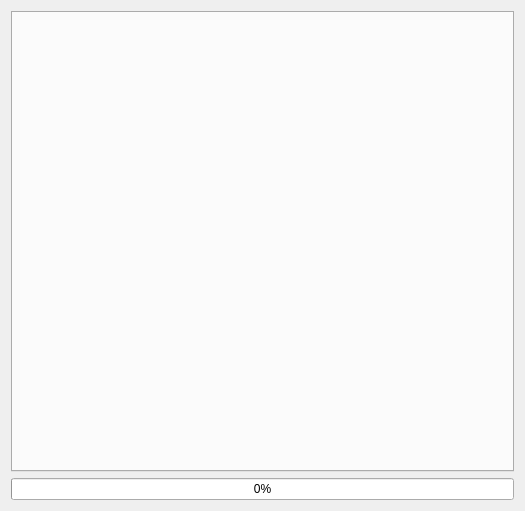
<?xml version="1.0" encoding="UTF-8"?>
<ui version="4.0">
 <class>MassOpBtrvTemplateResultPage</class>
 <widget class="QWizardPage" name="MassOpBtrvTemplateResultPage">
  <property name="geometry">
   <rect>
    <x>0</x>
    <y>0</y>
    <width>525</width>
    <height>511</height>
   </rect>
  </property>
  <property name="windowTitle">
   <string>WizardPage</string>
  </property>
  <layout class="QVBoxLayout" name="verticalLayout">
   <item>
    <widget class="QTabWidget" name="tabWidget"/>
   </item>
   <item>
    <widget class="QProgressBar" name="progressBar">
     <property name="value">
      <number>0</number>
     </property>
    </widget>
   </item>
  </layout>
 </widget>
 <resources/>
 <connections/>
</ui>
